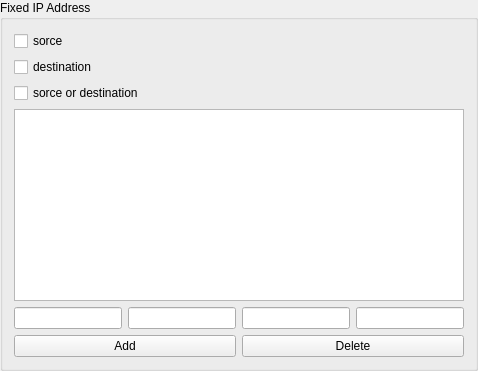
           <widget class="QGroupBox" name="groupBox_7">
            <property name="title">
             <string>Fixed IP Address</string>
            </property>
            <layout class="QGridLayout" name="gridLayout_7">
             <item row="3" column="0">
              <layout class="QVBoxLayout" name="verticalLayout_8">
               <item>
                <layout class="QVBoxLayout" name="verticalLayout_9">
                 <item>
                  <widget class="QListWidget" name="listip"/>
                 </item>
                 <item>
                  <layout class="QHBoxLayout" name="horizontalLayout_5">
                   <item>
                    <widget class="QLineEdit" name="ipbyte1">
                     <property name="maxLength">
                      <number>3</number>
                     </property>
                    </widget>
                   </item>
                   <item>
                    <widget class="QLineEdit" name="ipbyte2">
                     <property name="maxLength">
                      <number>3</number>
                     </property>
                    </widget>
                   </item>
                   <item>
                    <widget class="QLineEdit" name="ipbyte3">
                     <property name="maxLength">
                      <number>3</number>
                     </property>
                    </widget>
                   </item>
                   <item>
                    <widget class="QLineEdit" name="ipbyte4">
                     <property name="maxLength">
                      <number>3</number>
                     </property>
                    </widget>
                   </item>
                  </layout>
                 </item>
                </layout>
               </item>
               <item>
                <layout class="QHBoxLayout" name="horizontalLayout_7">
                 <item>
                  <widget class="QPushButton" name="addip">
                   <property name="text">
                    <string>Add</string>
                   </property>
                  </widget>
                 </item>
                 <item>
                  <widget class="QPushButton" name="deleteip">
                   <property name="text">
                    <string>Delete</string>
                   </property>
                  </widget>
                 </item>
                </layout>
               </item>
              </layout>
             </item>
             <item row="2" column="0">
              <widget class="QCheckBox" name="srcordstip">
               <property name="text">
                <string>sorce or destination</string>
               </property>
              </widget>
             </item>
             <item row="1" column="0">
              <widget class="QCheckBox" name="dstip">
               <property name="text">
                <string>destination</string>
               </property>
              </widget>
             </item>
             <item row="0" column="0">
              <widget class="QCheckBox" name="srcip">
               <property name="text">
                <string>sorce</string>
               </property>
              </widget>
             </item>
            </layout>
           </widget>
